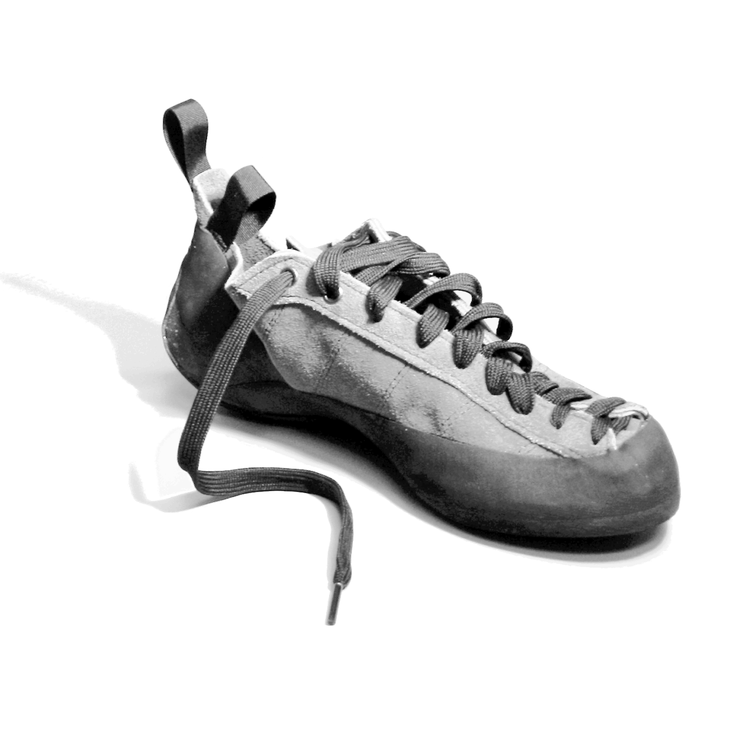
#> input picture images/shoe_1300x1300_org.png, 739 x 739 px, shrunk from 1300 x 1300 before the run
$ python evaluation_metriques.py   (older library calls are emulated)
#> lines starting #> are read from the running program, lines starting #| are printed output that depends on the picture; after the words box and inside, x2 and y2 are one past the last pixel; in counts of white or black regions, pixels touching at a corner belong together
import numpy as np
import matplotlib.pyplot as plt
from skimage import io
from skimage.metrics import structural_similarity as ssim
from skimage import img_as_ubyte
from scipy.stats import pearsonr
import mahotas
from scipy.ndimage import gaussian_filter

def compute_texture_correlation(img1, img2):
    img1 = img_as_ubyte(img1)
    img2 = img_as_ubyte(img2)

    # Calculer la matrice de coocurrence pour les deux images
    glcm1 = mahotas.features.texture.haralick(img1)
    glcm2 = mahotas.features.texture.haralick(img2)

    # Extraire des caractéristiques de texture (contraste)
    contrast1 = glcm1[:, 1]  # indice 1 pour contraste dans Haralick
    contrast2 = glcm2[:, 1]

    # Calculer la corrélation de Pearson entre les contrastes
    corr, _ = pearsonr(contrast1, contrast2)

    return corr

def compute_point_density_map(stippling_points, shape, sigma=5):
    point_image = np.zeros(shape)
    for x, y in stippling_points:
        if 0 <= y < shape[0] and 0 <= x < shape[1]:
            point_image[int(y), int(x)] = 1.0

    # Filtre gaussien pour estimer la densité
    density_map = gaussian_filter(point_image, sigma=sigma)

    # Normaliser pour avoir des valeurs entre 0 et 1
    if density_map.max() > 0:
        density_map = density_map / density_map.max()

    return density_map

# [172 lines left out: functions compute_histograms_comparison, compute_local_comparison, compute_local_ssim_map, debug_image_processing, not called in this run]

###############################################################################################################
#################################### CHARGEMENT DES IMAGES ####################################################
###############################################################################################################

ref_img_path = 'images/shoe_1300x1300_org.png'
stippling_img_path = 'resultats/fast_stippling/fast_stippling_upgrade_shoe_1300x1300_org.png'

reference_image = io.imread(ref_img_path, as_gray=True)
#> reference_image is the input picture: shape (739, 739); min 0, max 255, mean 223.1
stippling_image = io.imread(stippling_img_path, as_gray=True)
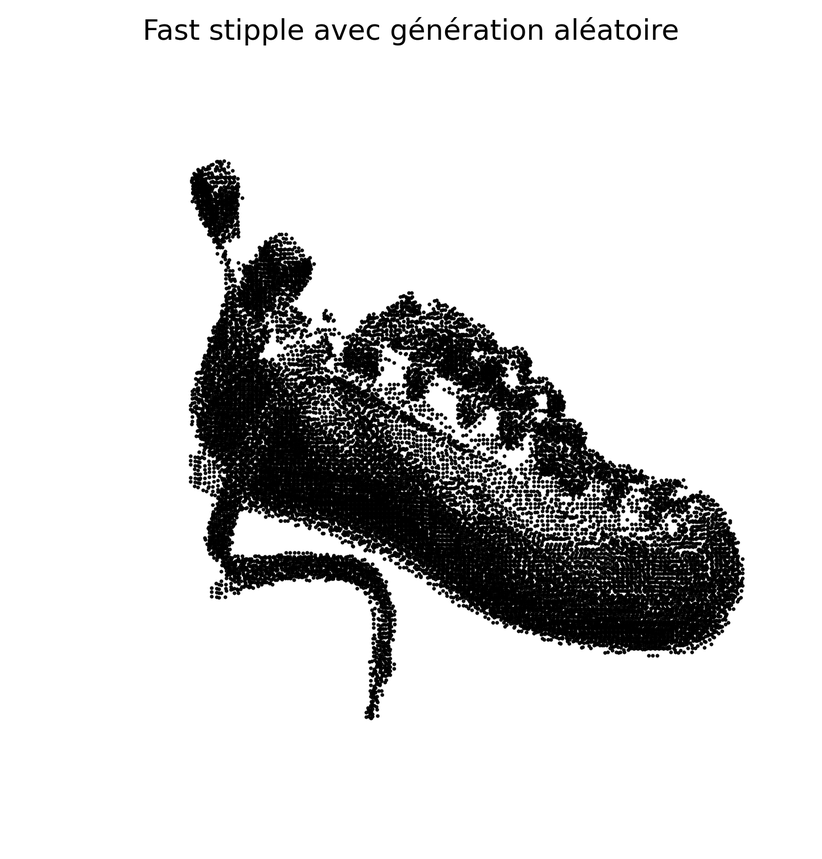
#> input picture resultats/fast_stippling/fast_stippling_upgrade_shoe_1300x1300_org.png, 822 x 859 px, shrunk from 1446 x 1511 before the run
#> stippling_image is the input picture: shape (859, 822) float64; min 0, max 1, mean 0.841

shape = reference_image.shape
#> shape = (739, 739)


reference_image = (reference_image - reference_image.min()) / (reference_image.max() - reference_image.min())

# Extraire les points de stippling de l'image
stippling_points = np.argwhere(stippling_image > 0.95)[:, [1, 0]]
#> stippling_points = 575577 pairs, first value 0 to 821, second value 0 to 858

# Générer une carte de densité à partir des points de stippling
density_map = compute_point_density_map(stippling_points, shape, sigma=4.0)
#> after the loop in compute_point_density_map, `for x, y in stippling_points:`:
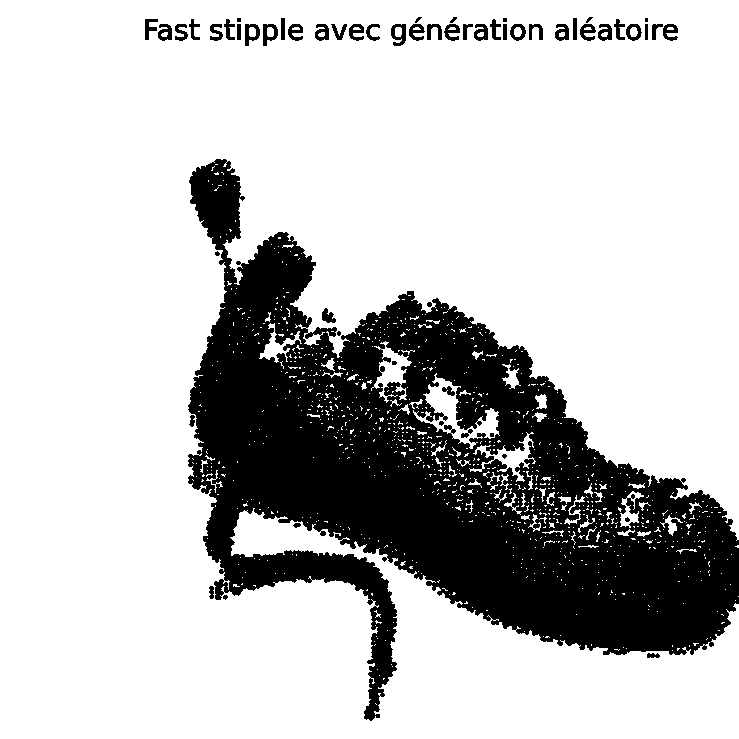
#> point_image: shape (739, 739) float64; values 0 (black) and 1 (white), 76.1% white; 57 black regions (11 under 20 px), largest, box (x1, y1, x2, y2) and area: (188, 159, 739, 721) 125157, (391, 24, 406, 46) 201, (245, 24, 260, 46) 184
#> in compute_point_density_map, `density_map = gaussian_filter(point_image, sigma=sigma)`:
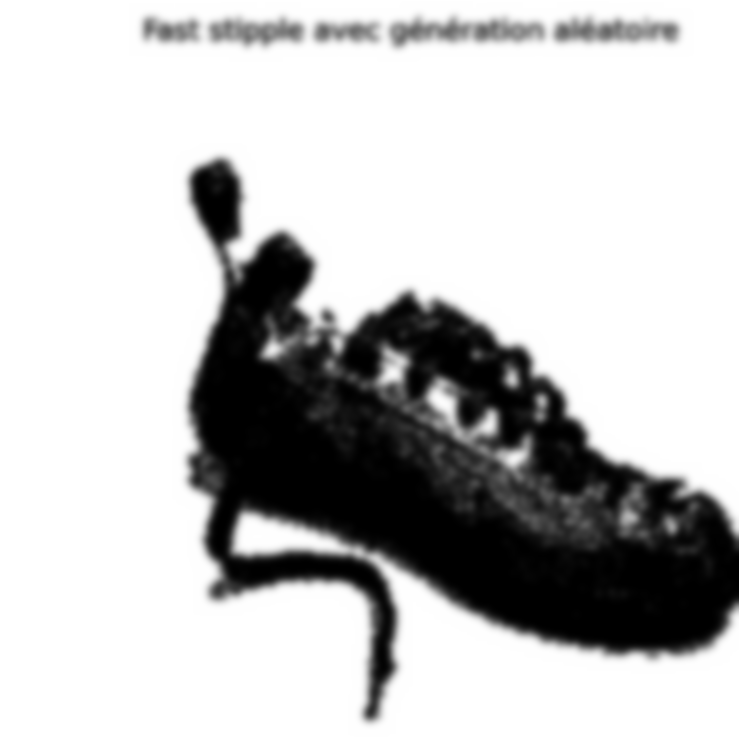
#> density_map: shape (739, 739) float64; min 0, max 1, mean 0.761

#Correlation
texture_correlation = compute_texture_correlation(reference_image, density_map)
#> (the run stopped early here; a loop or call above may not have finished)
